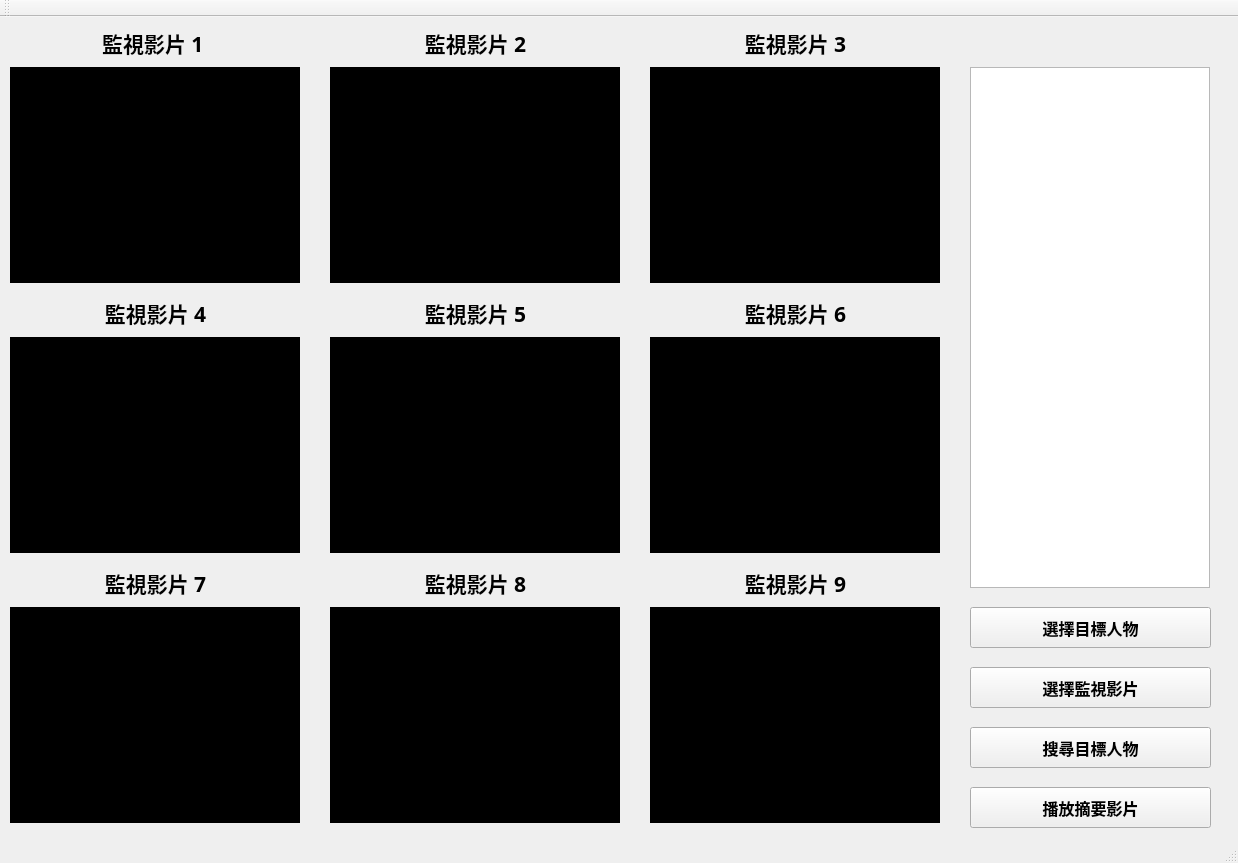
<?xml version="1.0" encoding="UTF-8"?>
<ui version="4.0">
 <class>FaceRecognitionClass</class>
 <widget class="QMainWindow" name="FaceRecognitionClass">
  <property name="enabled">
   <bool>true</bool>
  </property>
  <property name="geometry">
   <rect>
    <x>0</x>
    <y>0</y>
    <width>1238</width>
    <height>863</height>
   </rect>
  </property>
  <property name="minimumSize">
   <size>
    <width>1238</width>
    <height>863</height>
   </size>
  </property>
  <property name="maximumSize">
   <size>
    <width>1238</width>
    <height>863</height>
   </size>
  </property>
  <property name="windowTitle">
   <string>FaceRecognition</string>
  </property>
  <widget class="QWidget" name="centralWidget">
   <widget class="QLabel" name="framelabel">
    <property name="geometry">
     <rect>
      <x>10</x>
      <y>50</y>
      <width>290</width>
      <height>216</height>
     </rect>
    </property>
    <property name="styleSheet">
     <string notr="true">Background-color:#000;</string>
    </property>
    <property name="inputMethodHints">
     <set>Qt::ImhNone</set>
    </property>
    <property name="frameShadow">
     <enum>QFrame::Plain</enum>
    </property>
    <property name="text">
     <string/>
    </property>
   </widget>
   <widget class="QTextBrowser" name="Result">
    <property name="geometry">
     <rect>
      <x>970</x>
      <y>50</y>
      <width>240</width>
      <height>521</height>
     </rect>
    </property>
    <property name="font">
     <font>
      <family>微軟正黑體</family>
      <pointsize>10</pointsize>
      <weight>75</weight>
      <bold>true</bold>
     </font>
    </property>
   </widget>
   <widget class="QLabel" name="framelabel_2">
    <property name="geometry">
     <rect>
      <x>330</x>
      <y>50</y>
      <width>290</width>
      <height>216</height>
     </rect>
    </property>
    <property name="styleSheet">
     <string notr="true">Background-color:#000;</string>
    </property>
    <property name="inputMethodHints">
     <set>Qt::ImhNone</set>
    </property>
    <property name="frameShadow">
     <enum>QFrame::Plain</enum>
    </property>
    <property name="text">
     <string/>
    </property>
   </widget>
   <widget class="QLabel" name="framelabel_3">
    <property name="geometry">
     <rect>
      <x>650</x>
      <y>50</y>
      <width>290</width>
      <height>216</height>
     </rect>
    </property>
    <property name="styleSheet">
     <string notr="true">Background-color:#000;</string>
    </property>
    <property name="inputMethodHints">
     <set>Qt::ImhNone</set>
    </property>
    <property name="frameShadow">
     <enum>QFrame::Plain</enum>
    </property>
    <property name="text">
     <string/>
    </property>
   </widget>
   <widget class="QLabel" name="framelabel_4">
    <property name="geometry">
     <rect>
      <x>10</x>
      <y>320</y>
      <width>290</width>
      <height>216</height>
     </rect>
    </property>
    <property name="styleSheet">
     <string notr="true">Background-color:#000;</string>
    </property>
    <property name="inputMethodHints">
     <set>Qt::ImhNone</set>
    </property>
    <property name="frameShadow">
     <enum>QFrame::Plain</enum>
    </property>
    <property name="text">
     <string/>
    </property>
   </widget>
   <widget class="QLabel" name="framelabel_5">
    <property name="geometry">
     <rect>
      <x>330</x>
      <y>320</y>
      <width>290</width>
      <height>216</height>
     </rect>
    </property>
    <property name="styleSheet">
     <string notr="true">Background-color:#000;</string>
    </property>
    <property name="inputMethodHints">
     <set>Qt::ImhNone</set>
    </property>
    <property name="frameShadow">
     <enum>QFrame::Plain</enum>
    </property>
    <property name="text">
     <string/>
    </property>
   </widget>
   <widget class="QLabel" name="framelabel_6">
    <property name="geometry">
     <rect>
      <x>650</x>
      <y>320</y>
      <width>290</width>
      <height>216</height>
     </rect>
    </property>
    <property name="styleSheet">
     <string notr="true">Background-color:#000;</string>
    </property>
    <property name="inputMethodHints">
     <set>Qt::ImhNone</set>
    </property>
    <property name="frameShadow">
     <enum>QFrame::Plain</enum>
    </property>
    <property name="text">
     <string/>
    </property>
   </widget>
   <widget class="QLabel" name="framelabel_7">
    <property name="geometry">
     <rect>
      <x>10</x>
      <y>590</y>
      <width>290</width>
      <height>216</height>
     </rect>
    </property>
    <property name="styleSheet">
     <string notr="true">Background-color:#000;</string>
    </property>
    <property name="inputMethodHints">
     <set>Qt::ImhNone</set>
    </property>
    <property name="frameShadow">
     <enum>QFrame::Plain</enum>
    </property>
    <property name="text">
     <string/>
    </property>
   </widget>
   <widget class="QLabel" name="framelabel_8">
    <property name="geometry">
     <rect>
      <x>330</x>
      <y>590</y>
      <width>290</width>
      <height>216</height>
     </rect>
    </property>
    <property name="styleSheet">
     <string notr="true">Background-color:#000;</string>
    </property>
    <property name="inputMethodHints">
     <set>Qt::ImhNone</set>
    </property>
    <property name="frameShadow">
     <enum>QFrame::Plain</enum>
    </property>
    <property name="text">
     <string/>
    </property>
   </widget>
   <widget class="QLabel" name="framelabel_9">
    <property name="geometry">
     <rect>
      <x>650</x>
      <y>590</y>
      <width>290</width>
      <height>216</height>
     </rect>
    </property>
    <property name="styleSheet">
     <string notr="true">Background-color:#000;</string>
    </property>
    <property name="inputMethodHints">
     <set>Qt::ImhNone</set>
    </property>
    <property name="frameShadow">
     <enum>QFrame::Plain</enum>
    </property>
    <property name="text">
     <string/>
    </property>
   </widget>
   <widget class="QLabel" name="background">
    <property name="geometry">
     <rect>
      <x>5</x>
      <y>45</y>
      <width>300</width>
      <height>226</height>
     </rect>
    </property>
    <property name="styleSheet">
     <string notr="true"/>
    </property>
    <property name="inputMethodHints">
     <set>Qt::ImhNone</set>
    </property>
    <property name="frameShadow">
     <enum>QFrame::Plain</enum>
    </property>
    <property name="text">
     <string/>
    </property>
   </widget>
   <widget class="QLabel" name="background_2">
    <property name="geometry">
     <rect>
      <x>325</x>
      <y>45</y>
      <width>300</width>
      <height>226</height>
     </rect>
    </property>
    <property name="styleSheet">
     <string notr="true"/>
    </property>
    <property name="inputMethodHints">
     <set>Qt::ImhNone</set>
    </property>
    <property name="frameShadow">
     <enum>QFrame::Plain</enum>
    </property>
    <property name="text">
     <string/>
    </property>
   </widget>
   <widget class="QLabel" name="background_3">
    <property name="geometry">
     <rect>
      <x>645</x>
      <y>45</y>
      <width>300</width>
      <height>226</height>
     </rect>
    </property>
    <property name="styleSheet">
     <string notr="true"/>
    </property>
    <property name="inputMethodHints">
     <set>Qt::ImhNone</set>
    </property>
    <property name="frameShadow">
     <enum>QFrame::Plain</enum>
    </property>
    <property name="text">
     <string/>
    </property>
   </widget>
   <widget class="QLabel" name="background_4">
    <property name="geometry">
     <rect>
      <x>5</x>
      <y>315</y>
      <width>300</width>
      <height>226</height>
     </rect>
    </property>
    <property name="styleSheet">
     <string notr="true"/>
    </property>
    <property name="inputMethodHints">
     <set>Qt::ImhNone</set>
    </property>
    <property name="frameShadow">
     <enum>QFrame::Plain</enum>
    </property>
    <property name="text">
     <string/>
    </property>
   </widget>
   <widget class="QLabel" name="background_5">
    <property name="geometry">
     <rect>
      <x>325</x>
      <y>315</y>
      <width>300</width>
      <height>226</height>
     </rect>
    </property>
    <property name="styleSheet">
     <string notr="true"/>
    </property>
    <property name="inputMethodHints">
     <set>Qt::ImhNone</set>
    </property>
    <property name="frameShadow">
     <enum>QFrame::Plain</enum>
    </property>
    <property name="text">
     <string/>
    </property>
   </widget>
   <widget class="QLabel" name="background_6">
    <property name="geometry">
     <rect>
      <x>645</x>
      <y>315</y>
      <width>300</width>
      <height>226</height>
     </rect>
    </property>
    <property name="styleSheet">
     <string notr="true"/>
    </property>
    <property name="inputMethodHints">
     <set>Qt::ImhNone</set>
    </property>
    <property name="frameShadow">
     <enum>QFrame::Plain</enum>
    </property>
    <property name="text">
     <string/>
    </property>
   </widget>
   <widget class="QLabel" name="background_7">
    <property name="geometry">
     <rect>
      <x>5</x>
      <y>585</y>
      <width>300</width>
      <height>226</height>
     </rect>
    </property>
    <property name="styleSheet">
     <string notr="true"/>
    </property>
    <property name="inputMethodHints">
     <set>Qt::ImhNone</set>
    </property>
    <property name="frameShadow">
     <enum>QFrame::Plain</enum>
    </property>
    <property name="text">
     <string/>
    </property>
   </widget>
   <widget class="QLabel" name="background_8">
    <property name="geometry">
     <rect>
      <x>325</x>
      <y>585</y>
      <width>300</width>
      <height>226</height>
     </rect>
    </property>
    <property name="styleSheet">
     <string notr="true"/>
    </property>
    <property name="inputMethodHints">
     <set>Qt::ImhNone</set>
    </property>
    <property name="frameShadow">
     <enum>QFrame::Plain</enum>
    </property>
    <property name="text">
     <string/>
    </property>
   </widget>
   <widget class="QLabel" name="background_9">
    <property name="geometry">
     <rect>
      <x>645</x>
      <y>585</y>
      <width>300</width>
      <height>226</height>
     </rect>
    </property>
    <property name="styleSheet">
     <string notr="true"/>
    </property>
    <property name="inputMethodHints">
     <set>Qt::ImhNone</set>
    </property>
    <property name="frameShadow">
     <enum>QFrame::Plain</enum>
    </property>
    <property name="text">
     <string/>
    </property>
   </widget>
   <widget class="QPushButton" name="Target">
    <property name="geometry">
     <rect>
      <x>970</x>
      <y>590</y>
      <width>241</width>
      <height>41</height>
     </rect>
    </property>
    <property name="font">
     <font>
      <family>微軟正黑體</family>
      <pointsize>12</pointsize>
      <weight>75</weight>
      <bold>true</bold>
     </font>
    </property>
    <property name="text">
     <string>選擇目標人物</string>
    </property>
   </widget>
   <widget class="QPushButton" name="select_video">
    <property name="geometry">
     <rect>
      <x>970</x>
      <y>650</y>
      <width>241</width>
      <height>41</height>
     </rect>
    </property>
    <property name="font">
     <font>
      <family>微軟正黑體</family>
      <pointsize>12</pointsize>
      <weight>75</weight>
      <bold>true</bold>
     </font>
    </property>
    <property name="text">
     <string>選擇監視影片</string>
    </property>
   </widget>
   <widget class="QLabel" name="label">
    <property name="geometry">
     <rect>
      <x>10</x>
      <y>10</y>
      <width>291</width>
      <height>31</height>
     </rect>
    </property>
    <property name="font">
     <font>
      <family>微軟正黑體</family>
      <pointsize>16</pointsize>
      <weight>75</weight>
      <bold>true</bold>
     </font>
    </property>
    <property name="text">
     <string>監視影片 1 </string>
    </property>
    <property name="textFormat">
     <enum>Qt::AutoText</enum>
    </property>
    <property name="alignment">
     <set>Qt::AlignCenter</set>
    </property>
    <property name="textInteractionFlags">
     <set>Qt::LinksAccessibleByMouse</set>
    </property>
   </widget>
   <widget class="QLabel" name="label_2">
    <property name="geometry">
     <rect>
      <x>330</x>
      <y>10</y>
      <width>291</width>
      <height>31</height>
     </rect>
    </property>
    <property name="font">
     <font>
      <family>微軟正黑體</family>
      <pointsize>16</pointsize>
      <weight>75</weight>
      <bold>true</bold>
     </font>
    </property>
    <property name="text">
     <string>監視影片 2</string>
    </property>
    <property name="textFormat">
     <enum>Qt::AutoText</enum>
    </property>
    <property name="alignment">
     <set>Qt::AlignCenter</set>
    </property>
    <property name="textInteractionFlags">
     <set>Qt::LinksAccessibleByMouse</set>
    </property>
   </widget>
   <widget class="QLabel" name="label_3">
    <property name="geometry">
     <rect>
      <x>650</x>
      <y>10</y>
      <width>291</width>
      <height>31</height>
     </rect>
    </property>
    <property name="font">
     <font>
      <family>微軟正黑體</family>
      <pointsize>16</pointsize>
      <weight>75</weight>
      <bold>true</bold>
     </font>
    </property>
    <property name="text">
     <string>監視影片 3</string>
    </property>
    <property name="textFormat">
     <enum>Qt::AutoText</enum>
    </property>
    <property name="alignment">
     <set>Qt::AlignCenter</set>
    </property>
    <property name="textInteractionFlags">
     <set>Qt::LinksAccessibleByMouse</set>
    </property>
   </widget>
   <widget class="QLabel" name="label_4">
    <property name="geometry">
     <rect>
      <x>10</x>
      <y>280</y>
      <width>291</width>
      <height>31</height>
     </rect>
    </property>
    <property name="font">
     <font>
      <family>微軟正黑體</family>
      <pointsize>16</pointsize>
      <weight>75</weight>
      <bold>true</bold>
     </font>
    </property>
    <property name="text">
     <string>監視影片 4</string>
    </property>
    <property name="textFormat">
     <enum>Qt::AutoText</enum>
    </property>
    <property name="alignment">
     <set>Qt::AlignCenter</set>
    </property>
    <property name="textInteractionFlags">
     <set>Qt::LinksAccessibleByMouse</set>
    </property>
   </widget>
   <widget class="QLabel" name="label_5">
    <property name="geometry">
     <rect>
      <x>330</x>
      <y>280</y>
      <width>291</width>
      <height>31</height>
     </rect>
    </property>
    <property name="font">
     <font>
      <family>微軟正黑體</family>
      <pointsize>16</pointsize>
      <weight>75</weight>
      <bold>true</bold>
     </font>
    </property>
    <property name="text">
     <string>監視影片 5</string>
    </property>
    <property name="textFormat">
     <enum>Qt::AutoText</enum>
    </property>
    <property name="alignment">
     <set>Qt::AlignCenter</set>
    </property>
    <property name="textInteractionFlags">
     <set>Qt::LinksAccessibleByMouse</set>
    </property>
   </widget>
   <widget class="QLabel" name="label_6">
    <property name="geometry">
     <rect>
      <x>650</x>
      <y>280</y>
      <width>291</width>
      <height>31</height>
     </rect>
    </property>
    <property name="font">
     <font>
      <family>微軟正黑體</family>
      <pointsize>16</pointsize>
      <weight>75</weight>
      <bold>true</bold>
     </font>
    </property>
    <property name="text">
     <string>監視影片 6</string>
    </property>
    <property name="textFormat">
     <enum>Qt::AutoText</enum>
    </property>
    <property name="alignment">
     <set>Qt::AlignCenter</set>
    </property>
    <property name="textInteractionFlags">
     <set>Qt::LinksAccessibleByMouse</set>
    </property>
   </widget>
   <widget class="QLabel" name="label_7">
    <property name="geometry">
     <rect>
      <x>10</x>
      <y>550</y>
      <width>291</width>
      <height>31</height>
     </rect>
    </property>
    <property name="font">
     <font>
      <family>微軟正黑體</family>
      <pointsize>16</pointsize>
      <weight>75</weight>
      <bold>true</bold>
     </font>
    </property>
    <property name="text">
     <string>監視影片 7</string>
    </property>
    <property name="textFormat">
     <enum>Qt::AutoText</enum>
    </property>
    <property name="alignment">
     <set>Qt::AlignCenter</set>
    </property>
    <property name="textInteractionFlags">
     <set>Qt::LinksAccessibleByMouse</set>
    </property>
   </widget>
   <widget class="QLabel" name="label_8">
    <property name="geometry">
     <rect>
      <x>330</x>
      <y>550</y>
      <width>291</width>
      <height>31</height>
     </rect>
    </property>
    <property name="font">
     <font>
      <family>微軟正黑體</family>
      <pointsize>16</pointsize>
      <weight>75</weight>
      <bold>true</bold>
     </font>
    </property>
    <property name="text">
     <string>監視影片 8</string>
    </property>
    <property name="textFormat">
     <enum>Qt::AutoText</enum>
    </property>
    <property name="alignment">
     <set>Qt::AlignCenter</set>
    </property>
    <property name="textInteractionFlags">
     <set>Qt::LinksAccessibleByMouse</set>
    </property>
   </widget>
   <widget class="QLabel" name="label_9">
    <property name="geometry">
     <rect>
      <x>650</x>
      <y>550</y>
      <width>291</width>
      <height>31</height>
     </rect>
    </property>
    <property name="font">
     <font>
      <family>微軟正黑體</family>
      <pointsize>16</pointsize>
      <weight>75</weight>
      <bold>true</bold>
     </font>
    </property>
    <property name="text">
     <string>監視影片 9</string>
    </property>
    <property name="textFormat">
     <enum>Qt::AutoText</enum>
    </property>
    <property name="alignment">
     <set>Qt::AlignCenter</set>
    </property>
    <property name="textInteractionFlags">
     <set>Qt::LinksAccessibleByMouse</set>
    </property>
   </widget>
   <widget class="QPushButton" name="retrieval_video">
    <property name="geometry">
     <rect>
      <x>970</x>
      <y>710</y>
      <width>241</width>
      <height>41</height>
     </rect>
    </property>
    <property name="font">
     <font>
      <family>微軟正黑體</family>
      <pointsize>12</pointsize>
      <weight>75</weight>
      <bold>true</bold>
     </font>
    </property>
    <property name="text">
     <string>搜尋目標人物</string>
    </property>
   </widget>
   <widget class="QPushButton" name="display_video">
    <property name="geometry">
     <rect>
      <x>970</x>
      <y>770</y>
      <width>241</width>
      <height>41</height>
     </rect>
    </property>
    <property name="font">
     <font>
      <family>微軟正黑體</family>
      <pointsize>12</pointsize>
      <weight>75</weight>
      <bold>true</bold>
     </font>
    </property>
    <property name="text">
     <string>播放摘要影片</string>
    </property>
   </widget>
   <zorder>background_4</zorder>
   <zorder>background_7</zorder>
   <zorder>background_8</zorder>
   <zorder>background_5</zorder>
   <zorder>background_2</zorder>
   <zorder>background_3</zorder>
   <zorder>background_6</zorder>
   <zorder>background_9</zorder>
   <zorder>background</zorder>
   <zorder>framelabel</zorder>
   <zorder>Result</zorder>
   <zorder>framelabel_2</zorder>
   <zorder>framelabel_3</zorder>
   <zorder>framelabel_4</zorder>
   <zorder>framelabel_5</zorder>
   <zorder>framelabel_6</zorder>
   <zorder>framelabel_7</zorder>
   <zorder>framelabel_8</zorder>
   <zorder>framelabel_9</zorder>
   <zorder>Target</zorder>
   <zorder>select_video</zorder>
   <zorder>label</zorder>
   <zorder>label_2</zorder>
   <zorder>label_3</zorder>
   <zorder>label_4</zorder>
   <zorder>label_5</zorder>
   <zorder>label_6</zorder>
   <zorder>label_7</zorder>
   <zorder>label_8</zorder>
   <zorder>label_9</zorder>
   <zorder>retrieval_video</zorder>
   <zorder>display_video</zorder>
  </widget>
  <widget class="QToolBar" name="mainToolBar">
   <attribute name="toolBarArea">
    <enum>TopToolBarArea</enum>
   </attribute>
   <attribute name="toolBarBreak">
    <bool>false</bool>
   </attribute>
  </widget>
  <widget class="QStatusBar" name="statusBar"/>
 </widget>
 <layoutdefault spacing="6" margin="11"/>
 <resources>
  <include location="facerecognition.qrc"/>
 </resources>
 <connections/>
</ui>
